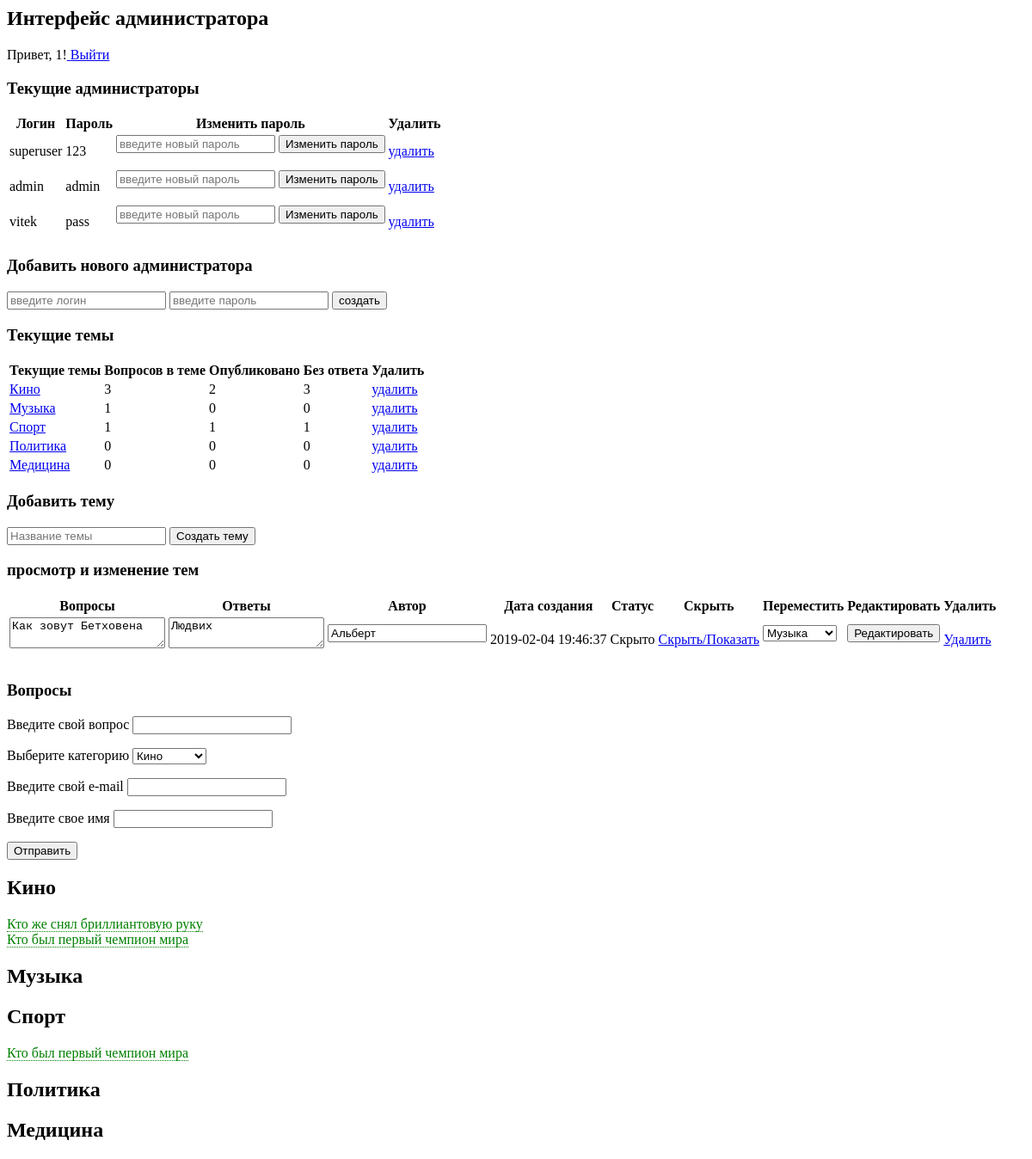
/index.php?show=true&category_id=2 (signed in), run on the app's committed database.
### tables this page shows
CREATE TABLE `user` (
  `id` int(11) NOT NULL,
  `login` varchar(50) NOT NULL,
  `password` varchar(255) NOT NULL
);

CREATE TABLE `category` (
  `id` int(11) NOT NULL,
  `category` varchar(50) NOT NULL
);

CREATE TABLE `main` (
  `id` int(11) NOT NULL,
  `user_id` int(11) DEFAULT NULL,
  `question` varchar(500) NOT NULL,
  `answer` varchar(500) DEFAULT NULL,
  `category_id` int(11) NOT NULL,
  `author` varchar(50) NOT NULL,
  `email` varchar(50) NOT NULL,
  `is_hidden` tinyint(1) NOT NULL DEFAULT '0',
  `date_added` timestamp NOT NULL DEFAULT CURRENT_TIMESTAMP
);

### index.php (called while the page is built, shortened)
<?php
class Di
{
    public function config()
    {
        $config = include 'config.php';
        return $config;
    }
    public function db()
    {
        $config = $this->config();
        try {
            $db = new PDO(
                'mysql:host=' . $config['host'] . ';dbname=' . $config['dbname'] . ';charset=utf8',
                $config['user'],
                $config['pass']
            );
        } catch (PDOException $e) {
            die('Database error: ' . $e->getMessage() . '<br/>');
        }
        return $db;
    }
}
include 'controller/Controller.php';

### model/Table.php (called while the page is built, shortened)
<?php
class Table
{
    public static function listAdmin()
    {
        $stmt = Di::get()->db()->prepare('SELECT id,login,password FROM user');
        $stmt->execute();
        return $stmt->fetchAll(PDO::FETCH_ASSOC);
    }
    public static function getCategory()
    {
        $stmt = Di::get()->db()->prepare("SELECT id,category FROM category");
        $stmt->execute();
        return $stmt->fetchAll(PDO::FETCH_ASSOC);
    }
    public static function showCategory()
    {
        $stmt = Di::get()->db()->prepare("SELECT * FROM main WHERE category_id=" . $_GET['category_id'] . "");
        $stmt->execute();
        return $stmt->fetchAll(PDO::FETCH_ASSOC);
    }
    public static function getTable()
    {
        $stmt = Di::get()->db()->prepare("SELECT * FROM main");
        $stmt->execute();
        return $stmt->fetchAll(PDO::FETCH_ASSOC);
    }
}

### views/describe_category.php (the view, shortened to what this page needs)
<html>
<body>
<h3>просмотр и изменение тем</h3>
<table>
    <thead>
    <th>Вопросы</th>
    <th>Ответы</th>
    <th>Автор</th>
    <th>Дата создания</th>
    <th>Статус</th>
    <th>Скрыть</th>
    <th>Переместить</th>
    <th>Редактировать</th>
    <th>Удалить</th>
    </thead>
    <?php foreach ($showCategory as $categoryValue) { ?>
        <tr>
            <td>
                <form action="" method="POST" id="form<?= $categoryValue['id'] ?>">
                                <textarea name="update_question"
                                          form="form<?= $categoryValue['id'] ?>"><?= $categoryValue['question'] ?></textarea>
                </form>
            </td>
            <td>
                <form action="" method="POST" id="form<?= $categoryValue['id'] ?>">
                                <textarea name="update_answer"
                                          form="form<?= $categoryValue['id'] ?>"><?= $categoryValue['answer'] ?></textarea>
                </form>
            </td>
            <td>
                <form action="" method="POST" id="form<?= $categoryValue['id'] ?>">
                    <input type="text" name="update_author" form="form<?= $categoryValue['id'] ?>"
                           value="<?= $categoryValue['author'] ?>">
                </form>
            </td>
            <td>
                <?= $categoryValue['date_added'] ?>
            </td>
            <td>
                <?php if (empty($categoryValue['answer'])) {
                    echo "Ожидает ответ";
                } else {
                    if ($categoryValue['is_hidden'] == 1) {
                        echo "Опубликовано";
                    } else {
                        echo "Скрыто";
                    }
                }
                ?>
            </td>
            <td>
                <a href="index.php?show=<?= $categoryValue['is_hidden'] ?>&main_id=<?= $categoryValue['id'] ?>">Скрыть/Показать</a>
            </td>
            <td>
                <form action="" method="POST" id="form<?= $categoryValue['id'] ?>">
                    <select name="update_theme" form="form<?= $categoryValue['id'] ?>">
                        <?php foreach ($category as $category_select) { ?>
                            <option value="<?= $category_select['id'] ?>" <?php if ($category_select['id'] == $categoryValue['category_id']): ?> selected <?php endif ?> >
                                <?= $category_select['category'] ?>
                            </option>
                        <?php } ?>
                    </select>
                </form>
            </td>
            <td>
                <form action="" method="POST" id="form<?= $categoryValue['id'] ?>">
                    <input type="submit" form="form<?= $categoryValue['id'] ?>" value="Редактировать">
                </form>
            </td>
            <td><a href="index.php?del=true&main_id=<?= $categoryValue['id'] ?>">Удалить</a></td>
        </tr>
    <?php } ?>
</table>
</html>
</body>

### views/admins.php (shortened to what this page needs)
<html>
<body>
<h3>Текущие администраторы</h3>
<table>
    <thead>
    <th>Логин</th>
    <th>Пароль</th>
    <th>Изменить пароль</th>
    <th>Удалить</th>
    </thead>
    <?php foreach ($users as $users_value) : ?>
        <tr>
            <td><?= $users_value['login'] ?></td>
            <td><?= $users_value['password'] ?></td>
            <td>
                <form action="" method="POST">
                    <input name="user_change_password" type="text" placeholder="введите новый пароль">
                    <input type="submit" value="Изменить пароль">
                </form>
            </td>
            <td><a href="index.php?del=true&id=<?= $users_value['id'] ?>">удалить</a></td>
        </tr>
    <?php endforeach; ?>
</table>
</body>
</html>

### views/describe_questions.php
<html>
<body>
<h3>Текущие темы</h3>
<table>
    <thead>
    <th>Текущие темы</th>
    <th>Вопросов в теме</th>
    <th>Опубликовано</th>
    <th>Без ответа</th>
    <th>Удалить</th>
    </thead>
    <?php foreach ($category as $row) { ?>
        <tr>
            <td><a href="index.php?show=true&category_id=<?= $row['id'] ?>"><?= $row['category'] ?></a></td>
            <td>
                <?php $i = 0;
                foreach ($describeCategory as $describeCategory_value) {
                    if ($describeCategory_value['category'] == $row['category']) {
                        $i++;
                    }
                }
                echo $i; ?>
            </td>
            <td>
                <?php $i = 0;
                foreach ($describeCategory as $describeCategory_value) {
                    if ($describeCategory_value['category'] == $row['category']) {
                        if ($describeCategory_value['is_hidden'] == 1) {
                            $i++;
                        }
                    }
                }
                echo $i; ?>
            </td>
            <td>
                <?php $i = 0;
                foreach ($describeCategory as $describeCategory_value) {
                    if ($describeCategory_value['category'] == $row['category']) {
                        if (empty($describeCategory_value['answer'])) {
                            $i++;
                        }
                    }
                }
                echo $i; ?>
            </td>
            <td><a href="index.php?del=true&category_id=<?= $row['id'] ?>">удалить</a></td>
        </tr>
    <?php } ?>
</table>
</body>
</html>

### views/question.php (shortened to what this page needs)
<html>
<head>
    <link href="css/style.css" rel="stylesheet">
</head>
<body>
<h3>Вопросы</h3>
<form action="" method="POST">
    <p><label for="user_question">Введите свой вопрос </label><input type="text" name="user_question"
                                                                     id="user_question" required></p>
    <label for="user_category">Выберите категорию </label>
    <select name="user_category" id="user_category">
        <?php foreach ($category as $row) : ?>
            <option value="<?= $row['id'] ?>"><?= $row['category'] ?></option>
        <?php endforeach; ?>
    </select>
    <p><label for="user_mail">Введите свой e-mail </label><input type="email" name="user_mail" id="user_mail"
                                                                 required></p>
    <p><label for="user_name">Введите свое имя </label><input type="text" name="user_name" id="user_name" required>
    </p>
    <p><input type="submit" value="Отправить"></p>
</form>
<?php foreach ($category as $row) { ?>
    <h2><?= $row['category'] ?></h2>
    <?php foreach ($table as $value) { ?>
        <?php if (($row['id'] == $value['category_id']) && ($value['is_hidden'] == 1)) : ?>
            <label for="<?= $value['id'] ?>"><?= $value['question'] ?></label>
            <br>
        <?php endif ?>
    <?php } ?>
<?php } ?>
</html>
</body>

### css/style.css (style rules this page uses)
.hide + label, .hide:checked + label { padding: 0; color: green; cursor: pointer; border-bottom: 1px dotted green; }

### data on the page
user: login "superuser", password "123"
user: login "admin", password "admin"
user: login "vitek", password "pass"
category: category "Кино", i "3", i "2"
category: category "Музыка", i "1", i "0"
category: category "Спорт", i "1"
category: category "Политика", i "0"
category: category "Медицина", i "0"
main: update_question "Как зовут Бетховена", update_answer "Людвих", update_author "Альберт", date_added "2019-02-04 19:46:37", is_hidden "Скрыто", update_theme "Музыка"
main: question "Кто же снял бриллиантовую руку"
main: question "Кто был первый чемпион мира"
main: question "Кто был первый чемпион мира"

### other printed values
$_SESSION['user_id'] "1"
form field user_category "Кино"
